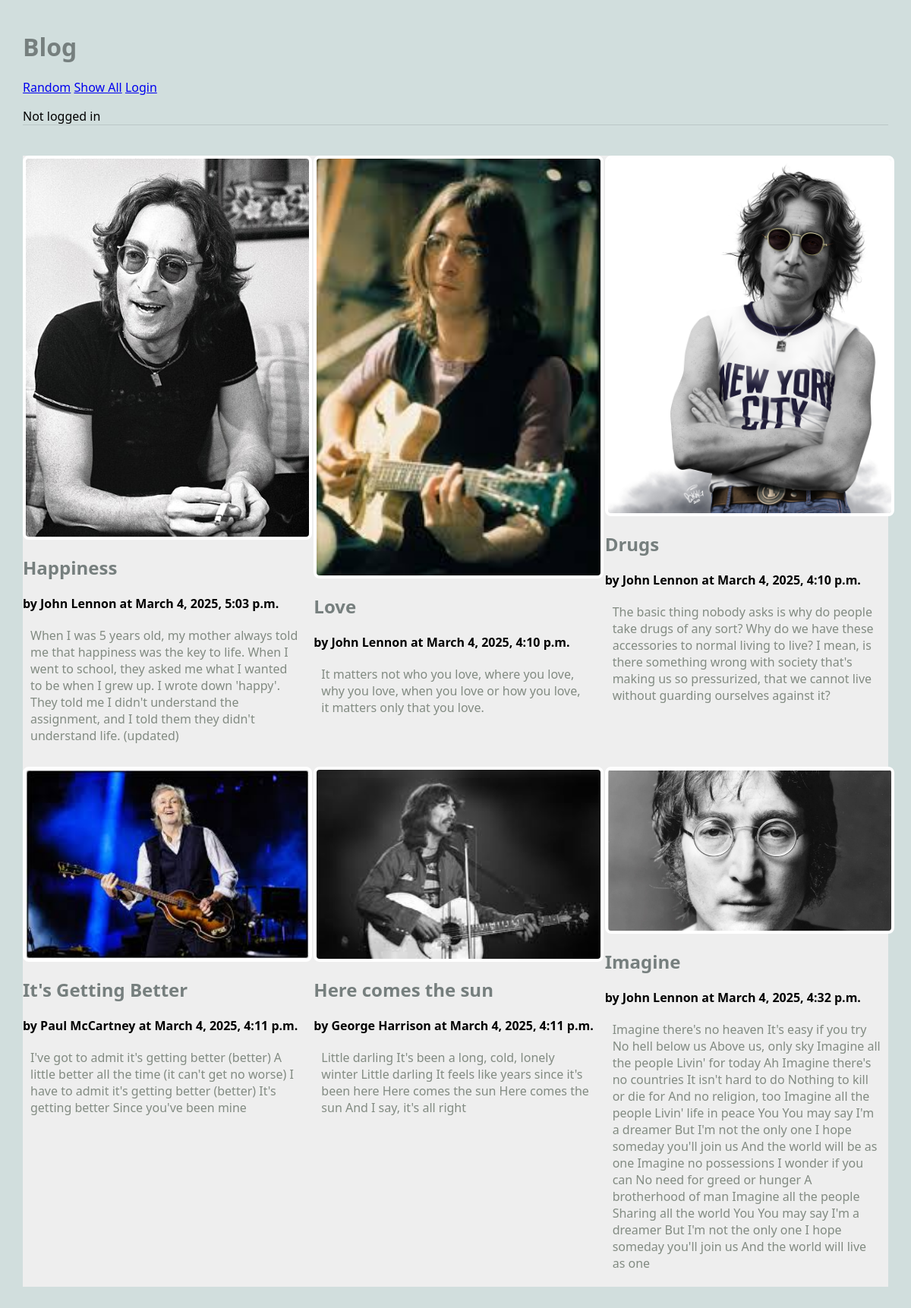
/blog/show_all, run on the app's committed database.
### blog/models.py (models this page shows, shortened)
class Article(models.Model):
    title = models.TextField(blank=False)
    author = models.TextField(blank=False)
    text = models.TextField(blank=False)
    published = models.DateTimeField(auto_now=True)
    image_file = models.ImageField(blank=True) # an actual image
    user = models.ForeignKey(User, on_delete=models.CASCADE) ## NEW

### blog/views.py (the view)
# urls.py: path('show_all', ShowAllView.as_view(), name="show_all"), # modified
class ShowAllView(ListView):
    model = Article # retrieve objects of type Article from the database
    template_name = 'blog/show_all.html'
    context_object_name = 'articles' # how to find the data in the template file
    def dispatch(self, request, *args, **kwargs):
        if request.user.is_authenticated:
            print(f'ShowAllView.dispatch(): request.user={request.user}')
        else:
            print(f'ShowAllView.dispatch(): not logged in.')
        return super().dispatch(request, *args, **kwargs)

### blog/templates/blog/show_all.html (shortened to what this page needs)
{% extends 'blog/base.html' %}
{% block content %}
<main class="grid-container">
  {% for a in articles %}
  <article>
    {% if a.image_file.url %}
    <a href="{% url 'article' a.pk %}">
      <img src="{{a.image_file.url}}" alt="{{a.image_file.url}}" />
    </a>
    {% endif %}
    <div>
      <h2>{{a.title}}</h2>
      <strong>by {{a.author}} at {{a.published}}</strong>
      <p>{{a.text}}</p>
    </div>
  </article>
  {% endfor %}
</main>
{% endblock %}

### blog/templates/blog/base.html (shortened to what this page needs)
{% load static %}
<html>
  <head>
    <link rel="stylesheet" href="{% static 'blog/css/styles.css' %}" />
  </head>
  <body>
    <header>
      <h1>Blog</h1>
      <nav>
        <ul>
          <li><a href="{% url 'random' %}">Random</a></li>
          <li><a href="{% url 'show_all' %}">Show All</a></li>
          {% if request.user.is_authenticated %}
          <li><a href="{% url 'create_article' %}">Create</a></li>
          <li>
            <form method="POST" action="{% url 'logout' %}">
              {% csrf_token %}
              <input type="submit" value="Log out" />
              <input type="hidden" name="next" value="{% url 'show_all' %}" />
            </form>
          </li>
          {% else %}
          <li><a href="{% url 'login' %}">Login</a></li>
          {% endif %}
        </ul>
        {% if request.user.is_authenticated %} Logged in user: {{ request.user}}
        {% else %} Not logged in {% endif %}
      </nav>
    </header>
    {% block content %} {% endblock %}
  </body>
</html>

### static/blog/css/styles.css (style rules this page uses)
body { margin: 30px; background: #d1dedd; font-family:'Segoe UI', Tahoma, Geneva, Verdana, sans-serif; }
ul, li { padding: 0px; list-style-type: none; }
h1, h2, h3 { color: #767f7e; }
p { color: #828b82; }
header { max-width: 1200px; margin: 40px auto; border-bottom: 1px solid #bbc7c7; }
.grid-container { background: #eee; max-width: 900px; display: grid; grid-template-columns: repeat(3, 1fr); grid-gap: 10px; max-width: 1200px; margin: 20px auto; }
article img, article.featured img { width: 100%; border: 4px solid #fff; border-radius: 8px; }
article p, article h3 { margin: 20px 10px; }
nav li { display: inline; }

### data on the page
Article: image_file (picture), title "Happiness", author "John Lennon", published "March 4, 2025, 5:03 p.m.", text "When I was 5 years old, my mother always told me that happiness was the key to life. When I went to school, they asked me what I wanted to be when I grew up. I wrote down 'happy'. They told me I didn't understand the assignment, and I told them they didn't understand life. (updated)"
Article: image_file (picture), title "Love", author "John Lennon", published "March 4, 2025, 4:10 p.m.", text "It matters not who you love, where you love, why you love, when you love or how you love, it matters only that you love."
Article: image_file (picture), title "Drugs", author "John Lennon", published "March 4, 2025, 4:10 p.m.", text "The basic thing nobody asks is why do people take drugs of any sort? Why do we have these accessories to normal living to live? I mean, is there something wrong with society that's making us so pressurized, that we cannot live without guarding ourselves against it?"
Article: image_file (picture), title "It's Getting Better", author "Paul McCartney", published "March 4, 2025, 4:11 p.m.", text "I've got to admit it's getting better (better) A little better all the time (it can't get no worse) I have to admit it's getting better (better) It's getting better Since you've been mine"
Article: image_file (picture), title "Here comes the sun", author "George Harrison", published "March 4, 2025, 4:11 p.m.", text "Little darling It's been a long, cold, lonely winter Little darling It feels like years since it's been here Here comes the sun Here comes the sun And I say, it's all right"
Article: image_file (picture), title "Imagine", author "John Lennon", published "March 4, 2025, 4:32 p.m.", text "Imagine there's no heaven It's easy if you try No hell below us Above us, only sky Imagine all the people Livin' for today Ah Imagine there's no countries It isn't hard to do Nothing to kill or die for And no religion, too Imagine all the people Livin' life in peace You You may say I'm a dreamer But I'm not the only one I hope someday you'll join us And the world will be as one Imagine no possessions I wonder if you can No need for greed or hunger A brotherhood of man Imagine all the people Sharing all the world You You may say I'm a dreamer But I'm not the only one I hope someday you'll join us And the world will live as one"
